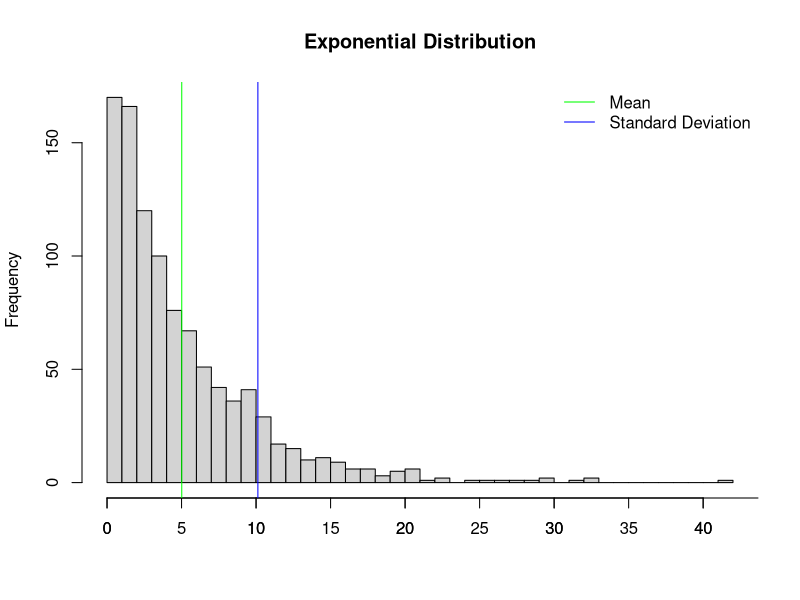
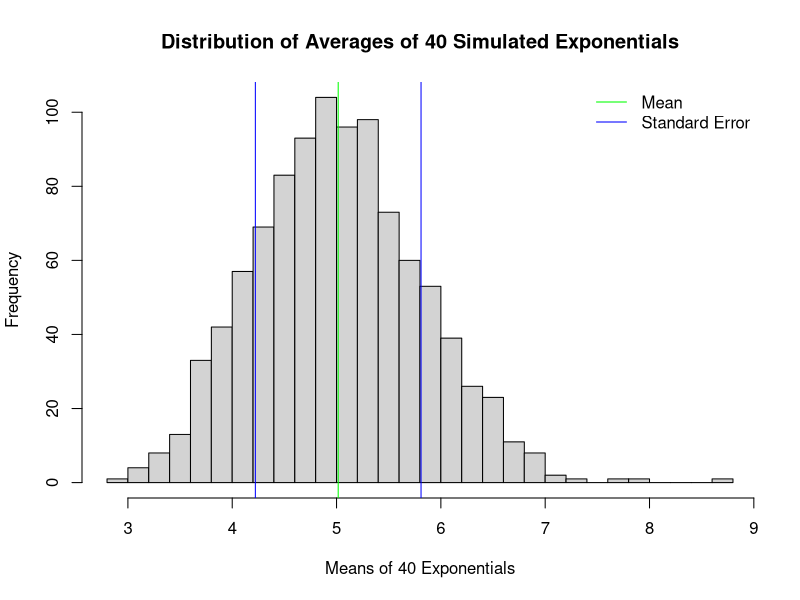
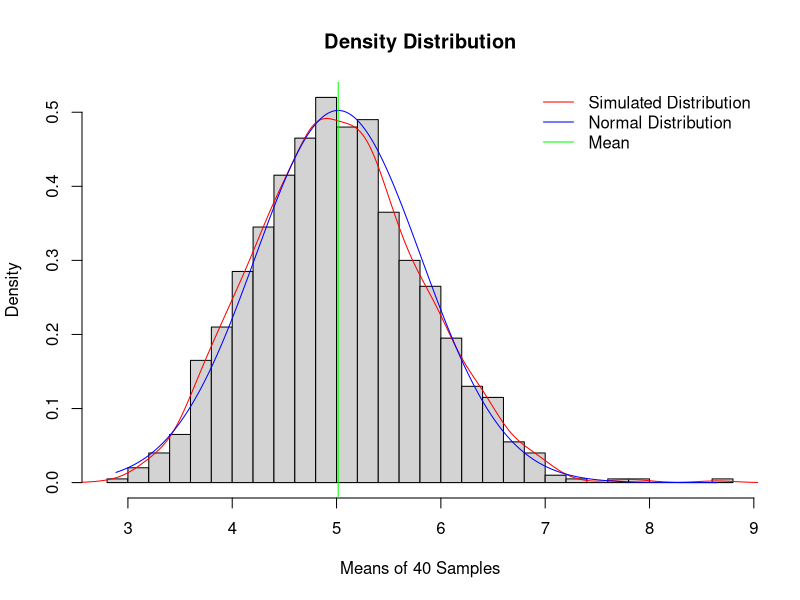
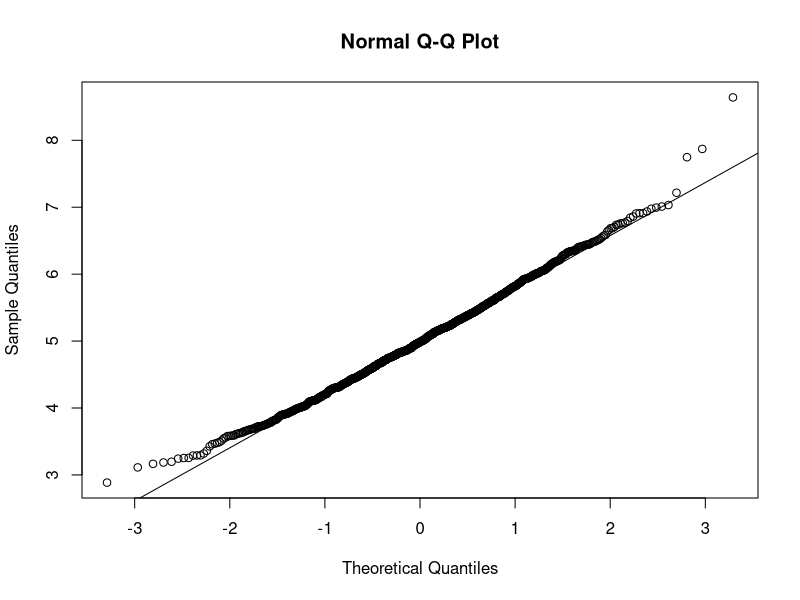

These figures' R source, in order:
## ---- chunk 1
library(knitr)
opts_chunk$set(tidy.opts=list(width.cutoff=75),tidy=TRUE)
## ---- chunk 2
set.seed(5)
sim <- rexp(1000, 0.2)
mn <- mean(sim)
sdev <- sd(sim)
hist(sim, breaks = 40, main = "Exponential Distribution", xlab = "")
axis(1, at = seq(0, 50, by = 5))
abline(v = mn, col = "green")
abline(v = mn + sdev, col = "blue")
legend("topright", c("Mean", "Standard Deviation"), col = c("green", "blue"), lty = 1:1, box.lty = 0)
## ---- chunk 3
print("Mean value for simulated exponential distribution:")
mn
## ---- chunk 4
print("Standard deviation of the simulated exponential distribution:")
sdev
## ---- chunk 5
se <- sdev/sqrt(40)
se
## ---- chunk 6
set.seed(19031983)
mns <- NULL
for (i in 1:1000) mns = c(mns, mean(rexp(40, 0.2)))
mn <- mean(mns)
ser <- sd(mns)
## ---- chunk 7
hist(mns, breaks = 40, main = "Distribution of Averages of 40 Simulated Exponentials", xlab = "Means of 40 Exponentials")
abline(v = mn, col = "green")
abline(v = mn + ser, col = "blue")
abline(v = mn - ser, col = "blue")
legend("topright", c("Mean", "Standard Error"), col = c("green", "blue"), lty = 1:1, box.lty = 0)
## ---- chunk 8
mn
## ---- chunk 9
se
## ---- chunk 10
ser
## ---- chunk 11
stdev <- ser*sqrt(40)
stdev
## ---- chunk 12
hist(mns, breaks = 40, prob = TRUE, xlab = "Means of 40 Samples", main = "Density Distribution")
lines(density(mns), col = "red")
lines(seq(min(mns), max(mns), length = 1000), dnorm(x = seq(min(mns), max(mns), length = 1000), mn, ser), col = "blue", type = "l")
abline(v = mn, col = "green")
legend("topright", c("Simulated Distribution", "Normal Distribution", "Mean"), col = c("red", "blue", "green"), lty = 1:1:1, box.lty = 0)
## ---- chunk 13
qqnorm(mns)
qqline(mns)
